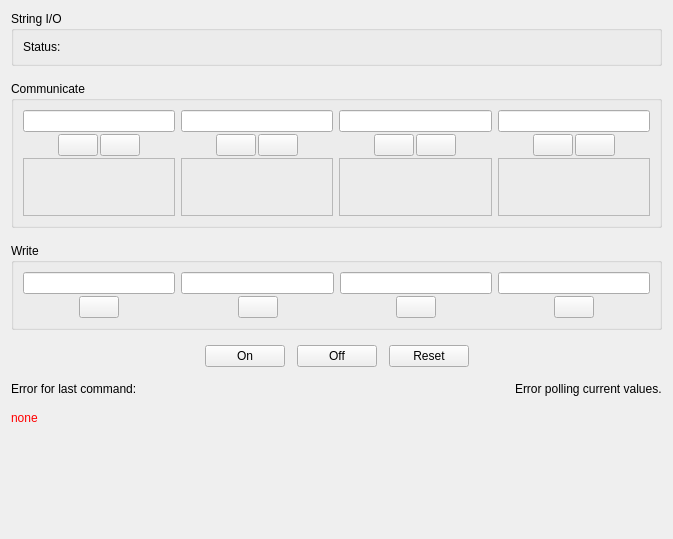
<?xml version="1.0" encoding="UTF-8"?>
<ui version="4.0">
 <class>Form</class>
 <widget class="QWidget" name="Form">
  <property name="geometry">
   <rect>
    <x>0</x>
    <y>0</y>
    <width>673</width>
    <height>539</height>
   </rect>
  </property>
  <property name="windowTitle">
   <string>Form</string>
  </property>
  <layout class="QVBoxLayout" name="verticalLayout_2">
   <property name="spacing">
    <number>15</number>
   </property>
   <item>
    <widget class="QGroupBox" name="groupBox">
     <property name="styleSheet">
      <string notr="true"/>
     </property>
     <property name="title">
      <string>String I/O</string>
     </property>
     <layout class="QGridLayout" name="gridLayout_3">
      <item row="0" column="0" colspan="2">
       <layout class="QGridLayout" name="gridLayout">
        <item row="0" column="0">
         <widget class="QLabel" name="label_8">
          <property name="sizePolicy">
           <sizepolicy hsizetype="Fixed" vsizetype="Preferred">
            <horstretch>0</horstretch>
            <verstretch>0</verstretch>
           </sizepolicy>
          </property>
          <property name="text">
           <string>Status:</string>
          </property>
         </widget>
        </item>
        <item row="0" column="1" colspan="2">
         <widget class="SqueezedLabel" name="statusLbl">
          <property name="font">
           <font>
            <weight>75</weight>
            <bold>true</bold>
           </font>
          </property>
          <property name="autoFillBackground">
           <bool>false</bool>
          </property>
          <property name="styleSheet">
           <string notr="true">padding-left:5px; padding-right:5px;</string>
          </property>
          <property name="text">
           <string/>
          </property>
          <property name="margin">
           <number>0</number>
          </property>
         </widget>
        </item>
       </layout>
      </item>
     </layout>
    </widget>
   </item>
   <item>
    <widget class="QGroupBox" name="groupBox_3">
     <property name="title">
      <string>Communicate</string>
     </property>
     <layout class="QHBoxLayout" name="horizontalLayout_5">
      <item>
       <layout class="QVBoxLayout" name="verticalLayout_5">
        <property name="spacing">
         <number>2</number>
        </property>
        <item>
         <widget class="QLineEdit" name="comEdit1"/>
        </item>
        <item>
         <layout class="QHBoxLayout" name="horizontalLayout">
          <item>
           <spacer name="horizontalSpacer">
            <property name="orientation">
             <enum>Qt::Horizontal</enum>
            </property>
            <property name="sizeHint" stdset="0">
             <size>
              <width>40</width>
              <height>0</height>
             </size>
            </property>
           </spacer>
          </item>
          <item>
           <widget class="QPushButton" name="comBtn1">
            <property name="sizePolicy">
             <sizepolicy hsizetype="Fixed" vsizetype="Fixed">
              <horstretch>0</horstretch>
              <verstretch>0</verstretch>
             </sizepolicy>
            </property>
            <property name="text">
             <string/>
            </property>
            <property name="icon">
             <iconset resource="../../res/quango.qrc">
              <normaloff>:/compile.png</normaloff>:/compile.png</iconset>
            </property>
           </widget>
          </item>
          <item>
           <widget class="QPushButton" name="pollBtn1">
            <property name="text">
             <string/>
            </property>
            <property name="icon">
             <iconset resource="../../res/quango.qrc">
              <normaloff>:/system-monitor.png</normaloff>:/system-monitor.png</iconset>
            </property>
            <property name="checkable">
             <bool>true</bool>
            </property>
            <property name="checked">
             <bool>false</bool>
            </property>
           </widget>
          </item>
          <item>
           <spacer name="horizontalSpacer_2">
            <property name="orientation">
             <enum>Qt::Horizontal</enum>
            </property>
            <property name="sizeHint" stdset="0">
             <size>
              <width>40</width>
              <height>0</height>
             </size>
            </property>
           </spacer>
          </item>
         </layout>
        </item>
        <item>
         <widget class="QLabel" name="comRes1">
          <property name="sizePolicy">
           <sizepolicy hsizetype="Preferred" vsizetype="Expanding">
            <horstretch>0</horstretch>
            <verstretch>0</verstretch>
           </sizepolicy>
          </property>
          <property name="frameShape">
           <enum>QFrame::StyledPanel</enum>
          </property>
          <property name="frameShadow">
           <enum>QFrame::Sunken</enum>
          </property>
          <property name="text">
           <string/>
          </property>
          <property name="alignment">
           <set>Qt::AlignLeading|Qt::AlignLeft|Qt::AlignTop</set>
          </property>
          <property name="wordWrap">
           <bool>true</bool>
          </property>
         </widget>
        </item>
       </layout>
      </item>
      <item>
       <layout class="QVBoxLayout" name="verticalLayout_6">
        <property name="spacing">
         <number>2</number>
        </property>
        <item>
         <widget class="QLineEdit" name="comEdit2"/>
        </item>
        <item>
         <layout class="QHBoxLayout" name="horizontalLayout_3">
          <item>
           <spacer name="horizontalSpacer_3">
            <property name="orientation">
             <enum>Qt::Horizontal</enum>
            </property>
            <property name="sizeHint" stdset="0">
             <size>
              <width>40</width>
              <height>0</height>
             </size>
            </property>
           </spacer>
          </item>
          <item>
           <widget class="QPushButton" name="comBtn2">
            <property name="sizePolicy">
             <sizepolicy hsizetype="Fixed" vsizetype="Fixed">
              <horstretch>0</horstretch>
              <verstretch>0</verstretch>
             </sizepolicy>
            </property>
            <property name="text">
             <string/>
            </property>
            <property name="icon">
             <iconset resource="../../res/quango.qrc">
              <normaloff>:/compile.png</normaloff>:/compile.png</iconset>
            </property>
           </widget>
          </item>
          <item>
           <widget class="QPushButton" name="pollBtn2">
            <property name="text">
             <string/>
            </property>
            <property name="icon">
             <iconset resource="../../res/quango.qrc">
              <normaloff>:/system-monitor.png</normaloff>:/system-monitor.png</iconset>
            </property>
            <property name="checkable">
             <bool>true</bool>
            </property>
            <property name="checked">
             <bool>false</bool>
            </property>
           </widget>
          </item>
          <item>
           <spacer name="horizontalSpacer_6">
            <property name="orientation">
             <enum>Qt::Horizontal</enum>
            </property>
            <property name="sizeHint" stdset="0">
             <size>
              <width>40</width>
              <height>0</height>
             </size>
            </property>
           </spacer>
          </item>
         </layout>
        </item>
        <item>
         <widget class="QLabel" name="comRes2">
          <property name="sizePolicy">
           <sizepolicy hsizetype="Preferred" vsizetype="Expanding">
            <horstretch>0</horstretch>
            <verstretch>0</verstretch>
           </sizepolicy>
          </property>
          <property name="frameShape">
           <enum>QFrame::StyledPanel</enum>
          </property>
          <property name="frameShadow">
           <enum>QFrame::Sunken</enum>
          </property>
          <property name="text">
           <string/>
          </property>
          <property name="alignment">
           <set>Qt::AlignLeading|Qt::AlignLeft|Qt::AlignTop</set>
          </property>
          <property name="wordWrap">
           <bool>true</bool>
          </property>
         </widget>
        </item>
       </layout>
      </item>
      <item>
       <layout class="QVBoxLayout" name="verticalLayout_7">
        <property name="spacing">
         <number>2</number>
        </property>
        <item>
         <widget class="QLineEdit" name="comEdit3"/>
        </item>
        <item>
         <layout class="QHBoxLayout" name="horizontalLayout_7">
          <item>
           <spacer name="horizontalSpacer_7">
            <property name="orientation">
             <enum>Qt::Horizontal</enum>
            </property>
            <property name="sizeHint" stdset="0">
             <size>
              <width>40</width>
              <height>0</height>
             </size>
            </property>
           </spacer>
          </item>
          <item>
           <widget class="QPushButton" name="comBtn3">
            <property name="sizePolicy">
             <sizepolicy hsizetype="Fixed" vsizetype="Fixed">
              <horstretch>0</horstretch>
              <verstretch>0</verstretch>
             </sizepolicy>
            </property>
            <property name="text">
             <string/>
            </property>
            <property name="icon">
             <iconset resource="../../res/quango.qrc">
              <normaloff>:/compile.png</normaloff>:/compile.png</iconset>
            </property>
           </widget>
          </item>
          <item>
           <widget class="QPushButton" name="pollBtn3">
            <property name="text">
             <string/>
            </property>
            <property name="icon">
             <iconset resource="../../res/quango.qrc">
              <normaloff>:/system-monitor.png</normaloff>:/system-monitor.png</iconset>
            </property>
            <property name="checkable">
             <bool>true</bool>
            </property>
            <property name="checked">
             <bool>false</bool>
            </property>
           </widget>
          </item>
          <item>
           <spacer name="horizontalSpacer_8">
            <property name="orientation">
             <enum>Qt::Horizontal</enum>
            </property>
            <property name="sizeHint" stdset="0">
             <size>
              <width>40</width>
              <height>0</height>
             </size>
            </property>
           </spacer>
          </item>
         </layout>
        </item>
        <item>
         <widget class="QLabel" name="comRes3">
          <property name="sizePolicy">
           <sizepolicy hsizetype="Preferred" vsizetype="Expanding">
            <horstretch>0</horstretch>
            <verstretch>0</verstretch>
           </sizepolicy>
          </property>
          <property name="frameShape">
           <enum>QFrame::StyledPanel</enum>
          </property>
          <property name="frameShadow">
           <enum>QFrame::Sunken</enum>
          </property>
          <property name="text">
           <string/>
          </property>
          <property name="alignment">
           <set>Qt::AlignLeading|Qt::AlignLeft|Qt::AlignTop</set>
          </property>
          <property name="wordWrap">
           <bool>true</bool>
          </property>
         </widget>
        </item>
       </layout>
      </item>
      <item>
       <layout class="QVBoxLayout" name="verticalLayout_8">
        <property name="spacing">
         <number>2</number>
        </property>
        <item>
         <widget class="QLineEdit" name="comEdit4"/>
        </item>
        <item>
         <layout class="QHBoxLayout" name="horizontalLayout_8">
          <item>
           <spacer name="horizontalSpacer_9">
            <property name="orientation">
             <enum>Qt::Horizontal</enum>
            </property>
            <property name="sizeHint" stdset="0">
             <size>
              <width>40</width>
              <height>0</height>
             </size>
            </property>
           </spacer>
          </item>
          <item>
           <widget class="QPushButton" name="comBtn4">
            <property name="sizePolicy">
             <sizepolicy hsizetype="Fixed" vsizetype="Fixed">
              <horstretch>0</horstretch>
              <verstretch>0</verstretch>
             </sizepolicy>
            </property>
            <property name="text">
             <string/>
            </property>
            <property name="icon">
             <iconset resource="../../res/quango.qrc">
              <normaloff>:/compile.png</normaloff>:/compile.png</iconset>
            </property>
           </widget>
          </item>
          <item>
           <widget class="QPushButton" name="pollBtn4">
            <property name="text">
             <string/>
            </property>
            <property name="icon">
             <iconset resource="../../res/quango.qrc">
              <normaloff>:/system-monitor.png</normaloff>:/system-monitor.png</iconset>
            </property>
            <property name="checkable">
             <bool>true</bool>
            </property>
            <property name="checked">
             <bool>false</bool>
            </property>
           </widget>
          </item>
          <item>
           <spacer name="horizontalSpacer_10">
            <property name="orientation">
             <enum>Qt::Horizontal</enum>
            </property>
            <property name="sizeHint" stdset="0">
             <size>
              <width>40</width>
              <height>0</height>
             </size>
            </property>
           </spacer>
          </item>
         </layout>
        </item>
        <item>
         <widget class="QLabel" name="comRes4">
          <property name="sizePolicy">
           <sizepolicy hsizetype="Preferred" vsizetype="Expanding">
            <horstretch>0</horstretch>
            <verstretch>0</verstretch>
           </sizepolicy>
          </property>
          <property name="frameShape">
           <enum>QFrame::StyledPanel</enum>
          </property>
          <property name="frameShadow">
           <enum>QFrame::Sunken</enum>
          </property>
          <property name="text">
           <string/>
          </property>
          <property name="alignment">
           <set>Qt::AlignLeading|Qt::AlignLeft|Qt::AlignTop</set>
          </property>
          <property name="wordWrap">
           <bool>true</bool>
          </property>
         </widget>
        </item>
       </layout>
      </item>
     </layout>
    </widget>
   </item>
   <item>
    <widget class="QGroupBox" name="groupBox_2">
     <property name="title">
      <string>Write</string>
     </property>
     <layout class="QGridLayout" name="gridLayout_2">
      <item row="0" column="2">
       <layout class="QVBoxLayout" name="verticalLayout_11">
        <property name="spacing">
         <number>2</number>
        </property>
        <item>
         <widget class="QLineEdit" name="writeEdit3"/>
        </item>
        <item>
         <layout class="QHBoxLayout" name="horizontalLayout_11">
          <item>
           <spacer name="horizontalSpacer_15">
            <property name="orientation">
             <enum>Qt::Horizontal</enum>
            </property>
            <property name="sizeHint" stdset="0">
             <size>
              <width>40</width>
              <height>0</height>
             </size>
            </property>
           </spacer>
          </item>
          <item>
           <widget class="QPushButton" name="writeBtn3">
            <property name="sizePolicy">
             <sizepolicy hsizetype="Fixed" vsizetype="Fixed">
              <horstretch>0</horstretch>
              <verstretch>0</verstretch>
             </sizepolicy>
            </property>
            <property name="text">
             <string/>
            </property>
            <property name="icon">
             <iconset resource="../../res/quango.qrc">
              <normaloff>:/arrow-transition.png</normaloff>:/arrow-transition.png</iconset>
            </property>
           </widget>
          </item>
          <item>
           <spacer name="horizontalSpacer_16">
            <property name="orientation">
             <enum>Qt::Horizontal</enum>
            </property>
            <property name="sizeHint" stdset="0">
             <size>
              <width>40</width>
              <height>0</height>
             </size>
            </property>
           </spacer>
          </item>
         </layout>
        </item>
       </layout>
      </item>
      <item row="0" column="1">
       <layout class="QVBoxLayout" name="verticalLayout_10">
        <property name="spacing">
         <number>2</number>
        </property>
        <item>
         <widget class="QLineEdit" name="writeEdit2"/>
        </item>
        <item>
         <layout class="QHBoxLayout" name="horizontalLayout_10">
          <item>
           <spacer name="horizontalSpacer_13">
            <property name="orientation">
             <enum>Qt::Horizontal</enum>
            </property>
            <property name="sizeHint" stdset="0">
             <size>
              <width>40</width>
              <height>0</height>
             </size>
            </property>
           </spacer>
          </item>
          <item>
           <widget class="QPushButton" name="writeBtn2">
            <property name="sizePolicy">
             <sizepolicy hsizetype="Fixed" vsizetype="Fixed">
              <horstretch>0</horstretch>
              <verstretch>0</verstretch>
             </sizepolicy>
            </property>
            <property name="text">
             <string/>
            </property>
            <property name="icon">
             <iconset resource="../../res/quango.qrc">
              <normaloff>:/arrow-transition.png</normaloff>:/arrow-transition.png</iconset>
            </property>
           </widget>
          </item>
          <item>
           <spacer name="horizontalSpacer_14">
            <property name="orientation">
             <enum>Qt::Horizontal</enum>
            </property>
            <property name="sizeHint" stdset="0">
             <size>
              <width>40</width>
              <height>0</height>
             </size>
            </property>
           </spacer>
          </item>
         </layout>
        </item>
       </layout>
      </item>
      <item row="0" column="0">
       <layout class="QVBoxLayout" name="verticalLayout_9">
        <property name="spacing">
         <number>2</number>
        </property>
        <item>
         <widget class="QLineEdit" name="writeEdit1"/>
        </item>
        <item>
         <layout class="QHBoxLayout" name="horizontalLayout_9">
          <item>
           <spacer name="horizontalSpacer_11">
            <property name="orientation">
             <enum>Qt::Horizontal</enum>
            </property>
            <property name="sizeHint" stdset="0">
             <size>
              <width>40</width>
              <height>0</height>
             </size>
            </property>
           </spacer>
          </item>
          <item>
           <widget class="QPushButton" name="writeBtn1">
            <property name="sizePolicy">
             <sizepolicy hsizetype="Fixed" vsizetype="Fixed">
              <horstretch>0</horstretch>
              <verstretch>0</verstretch>
             </sizepolicy>
            </property>
            <property name="text">
             <string/>
            </property>
            <property name="icon">
             <iconset resource="../../res/quango.qrc">
              <normaloff>:/arrow-transition.png</normaloff>:/arrow-transition.png</iconset>
            </property>
           </widget>
          </item>
          <item>
           <spacer name="horizontalSpacer_12">
            <property name="orientation">
             <enum>Qt::Horizontal</enum>
            </property>
            <property name="sizeHint" stdset="0">
             <size>
              <width>40</width>
              <height>0</height>
             </size>
            </property>
           </spacer>
          </item>
         </layout>
        </item>
       </layout>
      </item>
      <item row="0" column="3">
       <layout class="QVBoxLayout" name="verticalLayout_12">
        <property name="spacing">
         <number>2</number>
        </property>
        <item>
         <widget class="QLineEdit" name="writeEdit4"/>
        </item>
        <item>
         <layout class="QHBoxLayout" name="horizontalLayout_12">
          <item>
           <spacer name="horizontalSpacer_17">
            <property name="orientation">
             <enum>Qt::Horizontal</enum>
            </property>
            <property name="sizeHint" stdset="0">
             <size>
              <width>40</width>
              <height>0</height>
             </size>
            </property>
           </spacer>
          </item>
          <item>
           <widget class="QPushButton" name="writeBtn4">
            <property name="sizePolicy">
             <sizepolicy hsizetype="Fixed" vsizetype="Fixed">
              <horstretch>0</horstretch>
              <verstretch>0</verstretch>
             </sizepolicy>
            </property>
            <property name="text">
             <string/>
            </property>
            <property name="icon">
             <iconset resource="../../res/quango.qrc">
              <normaloff>:/arrow-transition.png</normaloff>:/arrow-transition.png</iconset>
            </property>
           </widget>
          </item>
          <item>
           <spacer name="horizontalSpacer_18">
            <property name="orientation">
             <enum>Qt::Horizontal</enum>
            </property>
            <property name="sizeHint" stdset="0">
             <size>
              <width>40</width>
              <height>0</height>
             </size>
            </property>
           </spacer>
          </item>
         </layout>
        </item>
       </layout>
      </item>
     </layout>
    </widget>
   </item>
   <item>
    <layout class="QHBoxLayout" name="horizontalLayout_2">
     <property name="spacing">
      <number>12</number>
     </property>
     <item>
      <spacer name="horizontalSpacer_5">
       <property name="orientation">
        <enum>Qt::Horizontal</enum>
       </property>
       <property name="sizeHint" stdset="0">
        <size>
         <width>0</width>
         <height>0</height>
        </size>
       </property>
      </spacer>
     </item>
     <item>
      <widget class="QPushButton" name="onBtn">
       <property name="text">
        <string>On</string>
       </property>
       <property name="icon">
        <iconset resource="../../res/quango.qrc">
         <normaloff>:/ampel-g-small.png</normaloff>:/ampel-g-small.png</iconset>
       </property>
      </widget>
     </item>
     <item>
      <widget class="QPushButton" name="offBtn">
       <property name="text">
        <string>Off</string>
       </property>
       <property name="icon">
        <iconset resource="../../res/quango.qrc">
         <normaloff>:/ampel-r-small.png</normaloff>:/ampel-r-small.png</iconset>
       </property>
      </widget>
     </item>
     <item>
      <widget class="QPushButton" name="resetBtn">
       <property name="text">
        <string>Reset</string>
       </property>
       <property name="icon">
        <iconset resource="../../res/quango.qrc">
         <normaloff>:/arrow-circle-225-left.png</normaloff>:/arrow-circle-225-left.png</iconset>
       </property>
      </widget>
     </item>
     <item>
      <spacer name="horizontalSpacer_4">
       <property name="orientation">
        <enum>Qt::Horizontal</enum>
       </property>
       <property name="sizeHint" stdset="0">
        <size>
         <width>0</width>
         <height>0</height>
        </size>
       </property>
      </spacer>
     </item>
    </layout>
   </item>
   <item>
    <layout class="QHBoxLayout" name="horizontalLayout_4">
     <item>
      <layout class="QVBoxLayout" name="verticalLayout_3">
       <item>
        <widget class="QLabel" name="label_4">
         <property name="text">
          <string>Error for last command:</string>
         </property>
        </widget>
       </item>
       <item>
        <widget class="QLabel" name="errorLbl">
         <property name="sizePolicy">
          <sizepolicy hsizetype="Expanding" vsizetype="Expanding">
           <horstretch>0</horstretch>
           <verstretch>0</verstretch>
          </sizepolicy>
         </property>
         <property name="palette">
          <palette>
           <active>
            <colorrole role="WindowText">
             <brush brushstyle="SolidPattern">
              <color alpha="255">
               <red>255</red>
               <green>0</green>
               <blue>0</blue>
              </color>
             </brush>
            </colorrole>
           </active>
           <inactive>
            <colorrole role="WindowText">
             <brush brushstyle="SolidPattern">
              <color alpha="255">
               <red>255</red>
               <green>0</green>
               <blue>0</blue>
              </color>
             </brush>
            </colorrole>
           </inactive>
           <disabled>
            <colorrole role="WindowText">
             <brush brushstyle="SolidPattern">
              <color alpha="255">
               <red>49</red>
               <green>54</green>
               <blue>59</blue>
              </color>
             </brush>
            </colorrole>
           </disabled>
          </palette>
         </property>
         <property name="text">
          <string>none</string>
         </property>
         <property name="alignment">
          <set>Qt::AlignLeading|Qt::AlignLeft|Qt::AlignTop</set>
         </property>
        </widget>
       </item>
      </layout>
     </item>
     <item>
      <layout class="QVBoxLayout" name="verticalLayout">
       <item>
        <widget class="QWidget" name="pollErr" native="true">
         <layout class="QHBoxLayout" name="horizontalLayout_6">
          <property name="margin">
           <number>0</number>
          </property>
          <item>
           <widget class="QLabel" name="label_7">
            <property name="sizePolicy">
             <sizepolicy hsizetype="Fixed" vsizetype="Preferred">
              <horstretch>0</horstretch>
              <verstretch>0</verstretch>
             </sizepolicy>
            </property>
            <property name="text">
             <string/>
            </property>
            <property name="pixmap">
             <pixmap resource="../../res/quango.qrc">:/exclamation-frame.png</pixmap>
            </property>
            <property name="alignment">
             <set>Qt::AlignLeading|Qt::AlignLeft|Qt::AlignTop</set>
            </property>
           </widget>
          </item>
          <item>
           <widget class="QLabel" name="label_9">
            <property name="sizePolicy">
             <sizepolicy hsizetype="Fixed" vsizetype="Preferred">
              <horstretch>0</horstretch>
              <verstretch>0</verstretch>
             </sizepolicy>
            </property>
            <property name="text">
             <string>Error polling current values.</string>
            </property>
            <property name="alignment">
             <set>Qt::AlignLeading|Qt::AlignLeft|Qt::AlignTop</set>
            </property>
           </widget>
          </item>
         </layout>
        </widget>
       </item>
       <item>
        <spacer name="verticalSpacer">
         <property name="orientation">
          <enum>Qt::Vertical</enum>
         </property>
         <property name="sizeHint" stdset="0">
          <size>
           <width>0</width>
           <height>0</height>
          </size>
         </property>
        </spacer>
       </item>
      </layout>
     </item>
    </layout>
   </item>
  </layout>
 </widget>
 <customwidgets>
  <customwidget>
   <class>SqueezedLabel</class>
   <extends>QLabel</extends>
   <header>quango.mlzgui</header>
  </customwidget>
 </customwidgets>
 <tabstops>
  <tabstop>onBtn</tabstop>
  <tabstop>offBtn</tabstop>
  <tabstop>resetBtn</tabstop>
 </tabstops>
 <resources>
  <include location="../../res/quango.qrc"/>
  <include location="../../res/quango.qrc"/>
 </resources>
 <connections/>
</ui>
